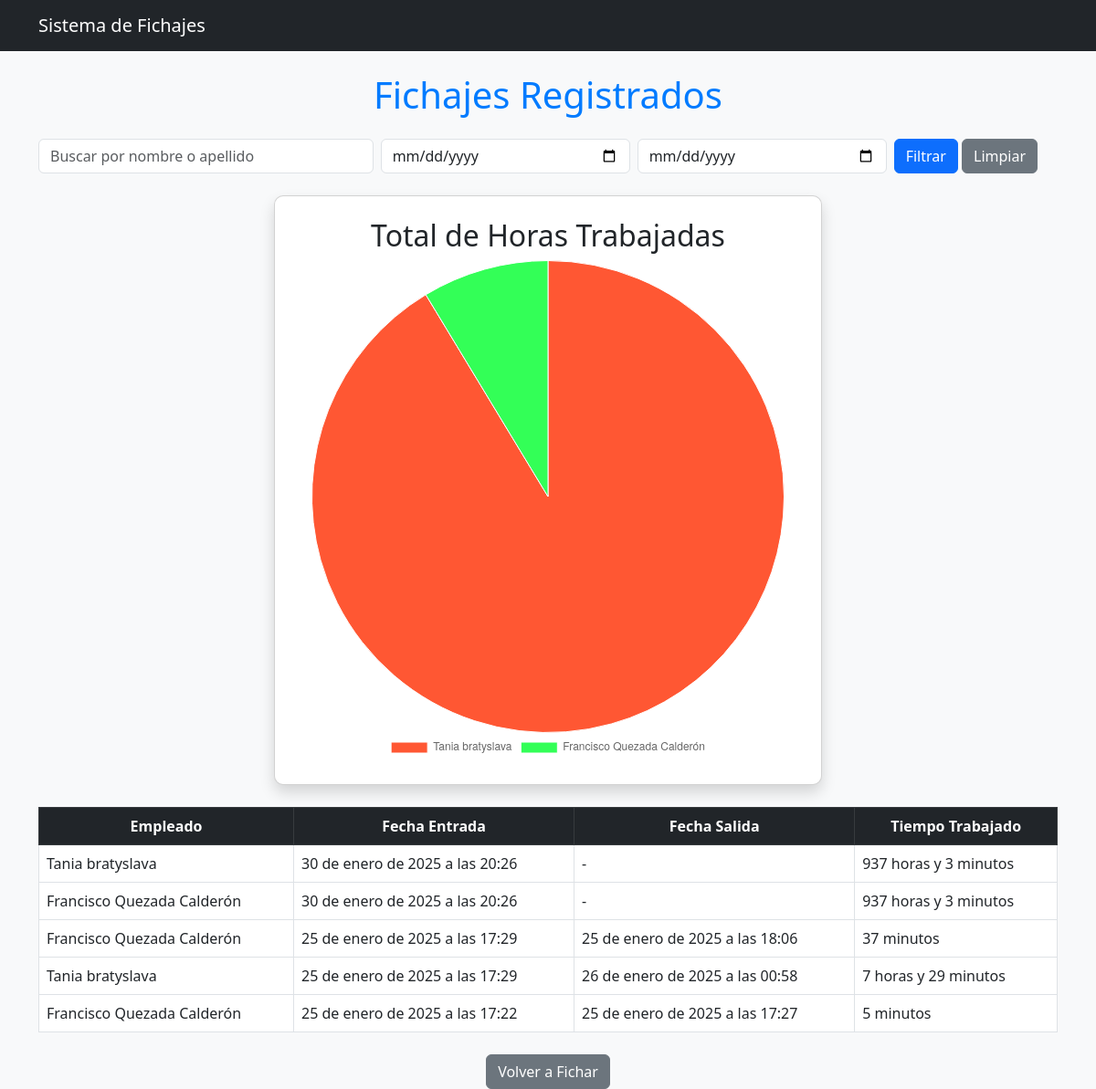
Page /employees/fichajes/ on the earlier database version.
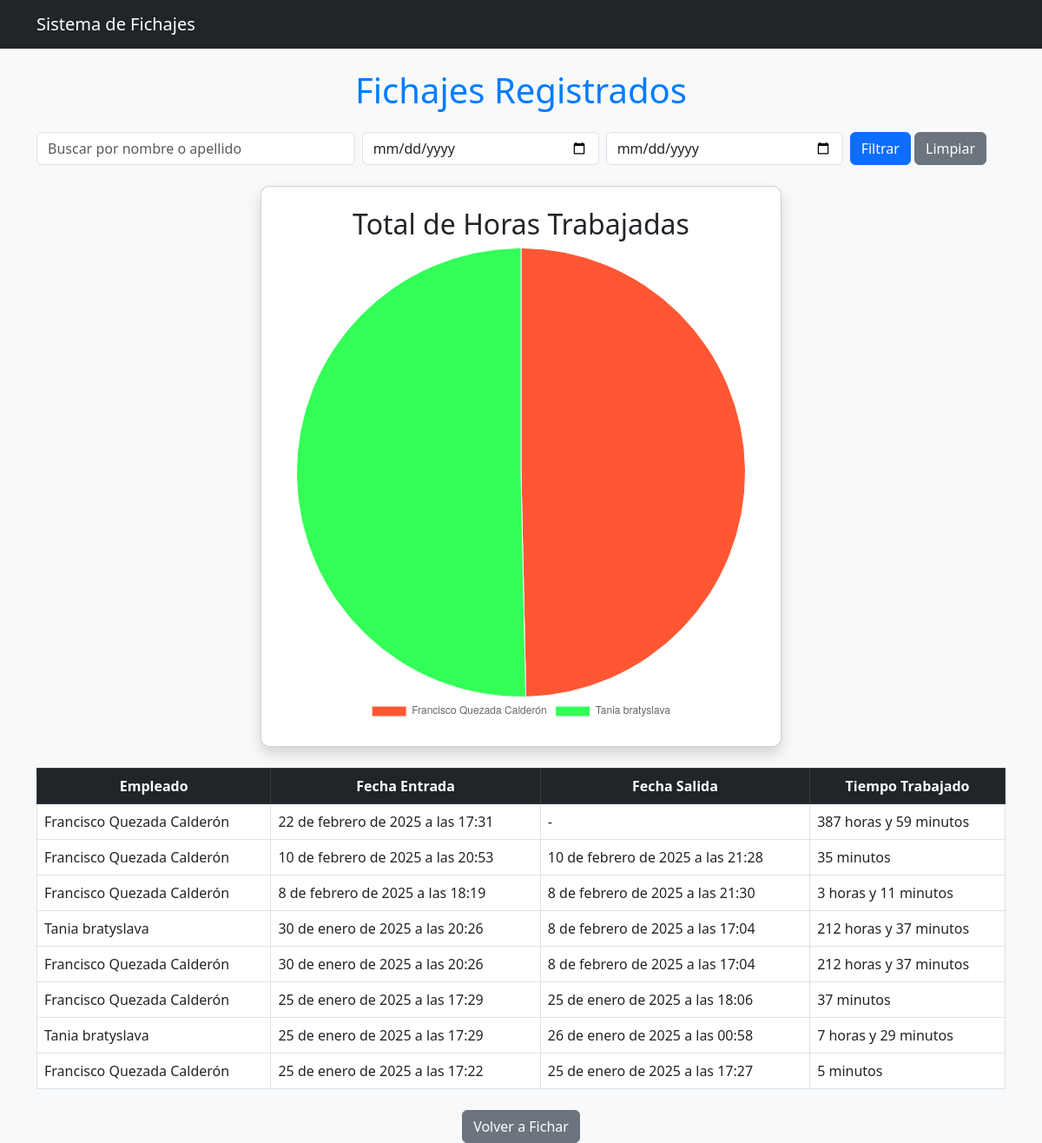
Same page on the later database version.
### employees/models.py (models this page shows, shortened)
class Fichaje(models.Model):
    empleado = models.ForeignKey(Empleado, on_delete=models.CASCADE, related_name='fichajes')
    fecha_entrada = models.DateTimeField()
    fecha_salida = models.DateTimeField(blank=True, null=True)
    duracion = models.DurationField(blank=True, null=True)
    automatica = models.BooleanField(default=False)
    incidencia = models.TextField(blank=True, null=True)
    def horas_y_minutos_trabajados(self) -> str:
        if self.duracion is not None:
            total_minutos = int(self.duracion.total_seconds() // 60)
        elif self.fecha_entrada and not self.fecha_salida:
            total_minutos = int((timezone.now() - self.fecha_entrada).total_seconds() // 60)
        else:
            return "0 horas y 0 minutos"
        horas = total_minutos // 60
        minutos = total_minutos % 60
        if total_minutos < 60:
            return f"{minutos} minutos"
        elif minutos == 0:
            return f"{horas} horas"
        else:
            return f"{horas} horas y {minutos} minutos"

class Empleado(models.Model):
    dni = models.CharField(max_length=20, unique=True)
    nombre = models.CharField(max_length=100)
    apellido = models.CharField(max_length=100)
    telefono = models.CharField(max_length=20)
    correo = models.EmailField(blank=True, null=True)  # Opcional

### employees/views.py (the view)
# urls.py: path('fichajes/', views.fichajes_list, name='fichajes_list'),
def fichajes_list(request):
    query = request.GET.get('q', '')
    start_date = request.GET.get('start_date')
    end_date = request.GET.get('end_date')
    fichajes = Fichaje.objects.select_related('empleado').order_by('-fecha_entrada')
    if query:
        fichajes = fichajes.filter(
            empleado__nombre__icontains=query
        ) | fichajes.filter(
            empleado__apellido__icontains=query
        )
    if start_date and end_date:
        fichajes = fichajes.filter(
            fecha_entrada__date__gte=parse_date(start_date),
            fecha_salida__date__lte=parse_date(end_date)
        )
    horas_por_empleado = fichajes.values(
        'empleado__nombre', 'empleado__apellido', 'fecha_entrada__date'
    ).annotate(
        total_horas=Sum(
            ExpressionWrapper(F('duracion'), output_field=DurationField())
        )
    )
    empleados_totales = {}
    for ficha in horas_por_empleado:
        empleado_nombre = f"{ficha['empleado__nombre']} {ficha['empleado__apellido']}"
        total_horas = ficha['total_horas']
        if total_horas is None:
            horas_trabajadas = 0  # Si no hay salida, asumimos 0 horas trabajadas
        else:
            horas_trabajadas = total_horas.total_seconds() / 3600
        if empleado_nombre in empleados_totales:
            empleados_totales[empleado_nombre] += horas_trabajadas
        else:
            empleados_totales[empleado_nombre] = horas_trabajadas
    empleados_nombres = list(empleados_totales.keys())
    horas_totales = [round(horas, 2) for horas in empleados_totales.values()]
    context = {
        'fichajes': fichajes,
        'empleados': json.dumps(empleados_nombres),
        'horas': json.dumps(horas_totales),
    }
    return render(request, 'employees/fichajes_list.html', context)

### templates/employees/fichajes_list.html (shortened to what this page needs)
{% extends 'employees/base_employees.html' %}
{% load static %}
{% block content %}
<h1 class="text-center mb-4">Fichajes Registrados</h1>
<form method="GET" class="mb-4">
  <div class="row g-2">
    <div class="col-md-4">
      <input type="text" name="q" class="form-control" placeholder="Buscar por nombre o apellido" value="{{ request.GET.q }}">
    </div>
    <div class="col-md-3">
      <input type="date" name="start_date" class="form-control" value="{{ request.GET.start_date }}">
    </div>
    <div class="col-md-3">
      <input type="date" name="end_date" class="form-control" value="{{ request.GET.end_date }}">
    </div>
    <div class="col-md-2">
      <button type="submit" class="btn btn-primary">Filtrar</button>
      <a href="{% url 'employees:fichajes_list' %}" class="btn btn-secondary">Limpiar</a>
    </div>
  </div>
</form>
<div class="card shadow p-4 mt-4">
  <h2 class="text-center">Total de Horas Trabajadas</h2>
  <canvas id="horasChart"></canvas>
</div>
<table class="table table-bordered mt-4">
  <thead class="table-dark">
    <tr>
      <th>Empleado</th>
      <th>Fecha Entrada</th>
      <th>Fecha Salida</th>
      <th>Tiempo Trabajado</th>
    </tr>
  </thead>
  <tbody>
    {% for fichaje in fichajes %}
      <tr>
        <td>{{ fichaje.empleado.nombre }} {{ fichaje.empleado.apellido }}</td>
        <td>{{ fichaje.fecha_entrada }}</td>
        <td>{{ fichaje.fecha_salida|default:"-" }}</td>
        <td>{{ fichaje.horas_y_minutos_trabajados }}</td>
      </tr>
    {% empty %}
      <tr>
        <td colspan="4" class="text-center">No se encontraron fichajes.</td>
      </tr>
    {% endfor %}
  </tbody>
</table>
<div class="text-center mt-4">
  <a href="{% url 'employees:fichar' %}" class="btn btn-secondary">Volver a Fichar</a>
</div>
<script>
  // Obtener datos desde Django
  var empleados = JSON.parse('{{ empleados|safe }}');
  var horas = JSON.parse('{{ horas|safe }}');
  var colores = ['#FF5733', '#33FF57', '#3357FF', '#FF33A6', '#F4FF33', '#FF8C00', '#00CED1'];
  // Configuración del gráfico de tipo "pie"
  var ctx = document.getElementById('horasChart').getContext('2d');
  var horasChart = new Chart(ctx, {
    type: 'pie',
    data: {
      labels: empleados,
      datasets: [{
        label: 'Horas trabajadas',
        data: horas,
        backgroundColor: colores.slice(0, empleados.length),  // Colores dinámicos según empleados
        borderWidth: 1
      }]
    },
    options: {
      responsive: true,
      plugins: {
        legend: {
          position: 'bottom',
        },
        tooltip: {
          callbacks: {
            label: function(tooltipItem) {
              return empleados[tooltipItem.dataIndex] + ': ' + horas[tooltipItem.dataIndex] + ' horas';
            }
          }
        }
      }
    }
  });
</script>
{% endblock %}

### templates/employees/base_employees.html (shortened to what this page needs)
{% load static %}
<!DOCTYPE html>
<html lang="es">
<head>
    <link rel="stylesheet" href="https://cdn.jsdelivr.net/npm/bootstrap@5.3.0/dist/css/bootstrap.min.css">
    <link rel="stylesheet" href="{% static 'employees/styles.css' %}">
</head>
<body>
    <nav class="navbar navbar-dark bg-dark">
        <div class="container">
            <a class="navbar-brand" href="{% url 'employees:fichar' %}">Sistema de Fichajes</a>
        </div>
    </nav>
    <div class="container mt-4">
        {% block content %}
        {% endblock %}
    </div>
</body>
</html>

### static/employees/styles.css (style rules this page uses)
body { background-color: #f8f9fa; }
.card { max-width: 600px; margin: 0 auto; padding: 20px; border-radius: 10px; box-shadow: 0px 0px 10px rgba(0, 0, 0, 0.1); }
h1 { color: #007bff; text-align: center; }
.table { background-color: #fff; }
.table th { text-align: center; }

Differences in the rows shown:
added Fichaje: empleado.nombre "Francisco", empleado.apellido "Quezada Calderón", fecha_entrada "22 de febrero de 2025 a las 17:31", fecha_salida "-", horas_y_minutos_trabajados "387 horas y 59 minutos"
added Fichaje: empleado.nombre "Francisco", empleado.apellido "Quezada Calderón", fecha_entrada "10 de febrero de 2025 a las 20:53", fecha_salida "10 de febrero de 2025 a las 21:28", horas_y_minutos_trabajados "35 minutos"
added Fichaje: empleado.nombre "Francisco", empleado.apellido "Quezada Calderón", fecha_entrada "8 de febrero de 2025 a las 18:19", fecha_salida "8 de febrero de 2025 a las 21:30", horas_y_minutos_trabajados "3 horas y 11 minutos"
changed Fichaje (number 4 of 8 on the later page): fecha_salida "-" → "8 de febrero de 2025 a las 17:04"; horas_y_minutos_trabajados "937 horas y 3 minutos" → "212 horas y 37 minutos"
changed Fichaje (number 5 of 8 on the later page): fecha_salida "-" → "8 de febrero de 2025 a las 17:04"; horas_y_minutos_trabajados "937 horas y 3 minutos" → "212 horas y 37 minutos"
Other differences:
chart data {{ horas|safe }}: [7.49, 0.71] → [217.12, 220.12]
